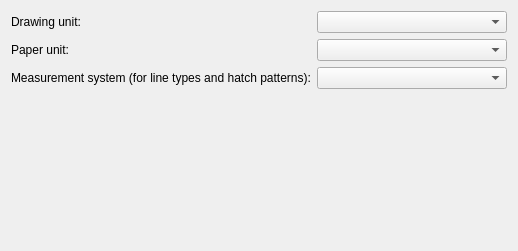
<?xml version="1.0" encoding="UTF-8"?>
<ui version="4.0">
 <class>UnitSettings</class>
 <widget class="QWidget" name="UnitSettings">
  <property name="geometry">
   <rect>
    <x>0</x>
    <y>0</y>
    <width>518</width>
    <height>251</height>
   </rect>
  </property>
  <layout class="QFormLayout" name="formLayout">
   <item row="0" column="0">
    <widget class="QLabel" name="label">
     <property name="text">
      <string>Drawing unit:</string>
     </property>
    </widget>
   </item>
   <item row="0" column="1">
    <widget class="QComboBox" name="Unit"/>
   </item>
   <item row="1" column="0">
    <widget class="QLabel" name="label_2">
     <property name="text">
      <string>Paper unit:</string>
     </property>
    </widget>
   </item>
   <item row="1" column="1">
    <widget class="QComboBox" name="PaperUnit"/>
   </item>
   <item row="2" column="0">
    <widget class="QLabel" name="label_3">
     <property name="text">
      <string>Measurement system (for line types and hatch patterns):</string>
     </property>
    </widget>
   </item>
   <item row="2" column="1">
    <widget class="QComboBox" name="Measurement"/>
   </item>
  </layout>
 </widget>
 <resources/>
 <connections/>
</ui>
